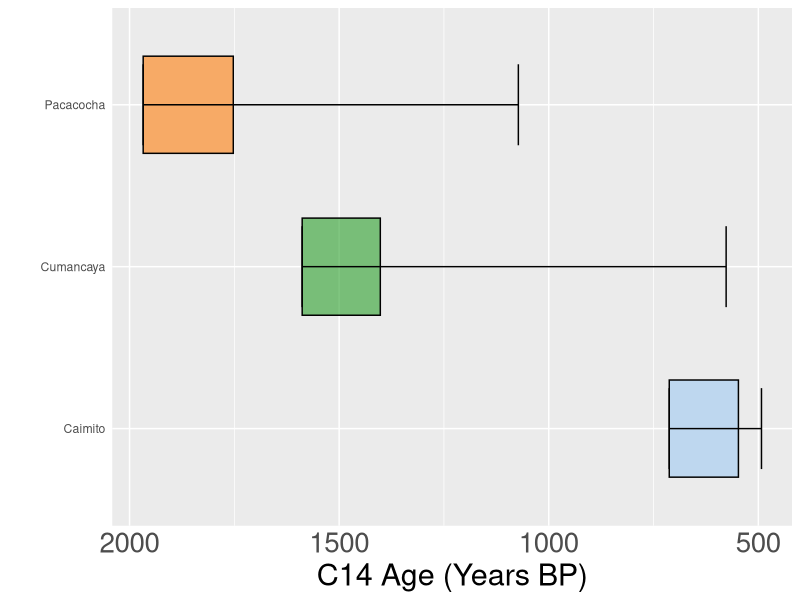
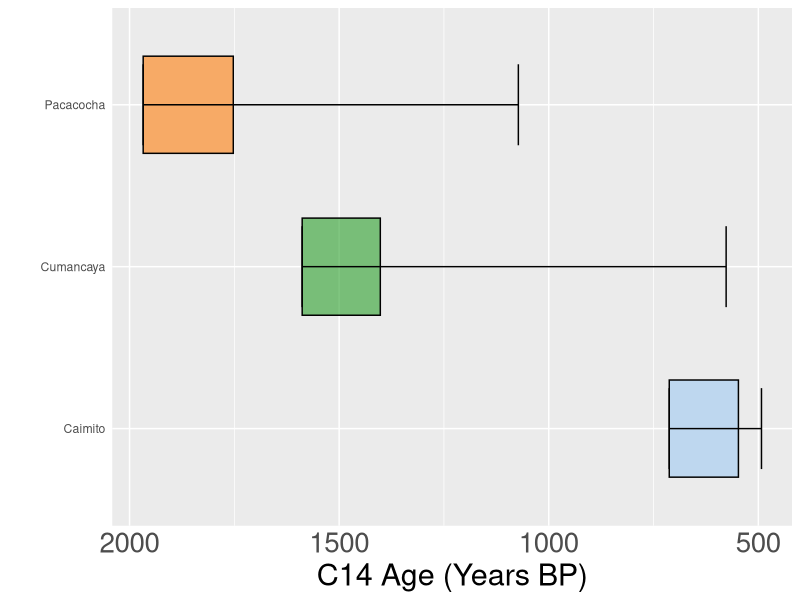

Generate these figures, in order, with R:
# R version 4.3.1 (2023-06-16) -- "Beagle Scouts"
library(readr) # v2.1.4
library(dplyr) # v1.1.3
library(ggplot2) # v3.4.3
library(ggrepel) # v0.9.3
library(rnaturalearth) # v0.3.2
library(rnaturalearthdata) # v0.1.0
library(ggbeeswarm)

# Loading the data
sites <- read_csv('archaeological_sites.csv') %>% arrange(Tradition)
colors <- c('#A1CAF1', '#2ca02c', '#ff7f0e')

##############################################
# Sites
combined_data <- sites %>%
  arrange('Oldest_C14Age') %>% 
  group_by(Tradition) %>%
  summarise(
    Oldest_C14Age=max(C14Age),  # Use the oldest C14Age for each Tradition
    Min_C14Age=min(C14Age),     # Minimum C14Age for the interval
    Max_C14Age=max(C14Age),     # Maximum C14Age for the interval
    Mean_SD=mean(SD),           # Mean SD (standard deviation)
    .groups='drop'
  ) %>%
  mutate(
    SD_Interval=1 * Mean_SD,     # 2 * SD for the interval (widest range)
    Min_Interval=Min_C14Age - SD_Interval,  # Lower bound of the interval
    Max_Interval=Max_C14Age + SD_Interval,  # Upper bound of the interval
    C14Age_lower=Oldest_C14Age - Mean_SD,  # Lower bound of the C14 range (Oldest C14 - 1*SD)
    C14Age_upper=Oldest_C14Age + Mean_SD  # Upper bound of the C14 range (Oldest C14 + 1*SD)
  )

# Colors for the plot
timeline <- ggplot(combined_data, aes(x=Oldest_C14Age, y=Tradition)) +
  geom_rect(aes(xmin=C14Age_lower, xmax=C14Age_upper, ymin=as.numeric(factor(Tradition)) - 0.3, 
                ymax=as.numeric(factor(Tradition)) + 0.3, fill=Tradition), 
            color="black", alpha=0.6) +  # Box with black border and transparent fill
  geom_errorbarh(aes(xmin=Min_Interval, xmax=Max_Interval), height=0.5) +  # Add the error bars (widest interval)
  scale_x_reverse() +  # Reverse the X-axis
  scale_fill_manual(values=colors) + # Apply the pastel colors
  labs(
    x="C14 Age (Years BP)",
    y="",
  ) +
  theme_grey() +  # Use a clean theme
  theme(
    legend.position="none",  # Remove the legend if it's not needed
    #axis.text.y=element_blank(),  # Increase axis text size
    axis.text.x=element_text(size=20),  # Increase axis text size
    axis.title=element_text(size=22),  # Increase axis title size
    axis.ticks=element_blank()  # Make axis ticks thicker
  )

timeline
ggsave('fig_timeline.pdf', timeline, dpi=300)
